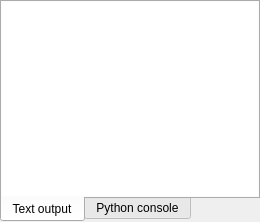
      <widget class="QWidget" name="main_console_tab">
       <attribute name="icon">
        <iconset resource="icons.qrc">
         <normaloff>:/Icons/icons/console.svg</normaloff>:/Icons/icons/console.svg</iconset>
       </attribute>
       <attribute name="title">
        <string>Console</string>
       </attribute>
       <layout class="QVBoxLayout" name="verticalLayout_22">
        <property name="leftMargin">
         <number>0</number>
        </property>
        <property name="topMargin">
         <number>0</number>
        </property>
        <property name="rightMargin">
         <number>0</number>
        </property>
        <property name="bottomMargin">
         <number>0</number>
        </property>
        <item>
         <widget class="QTabWidget" name="tabWidget_2">
          <property name="tabPosition">
           <enum>QTabWidget::South</enum>
          </property>
          <property name="currentIndex">
           <number>0</number>
          </property>
          <widget class="QWidget" name="tab_7">
           <attribute name="icon">
            <iconset resource="icons.qrc">
             <normaloff>:/Icons/icons/data.svg</normaloff>:/Icons/icons/data.svg</iconset>
           </attribute>
           <attribute name="title">
            <string>Text output</string>
           </attribute>
           <layout class="QVBoxLayout" name="verticalLayout_28">
            <property name="leftMargin">
             <number>0</number>
            </property>
            <property name="topMargin">
             <number>0</number>
            </property>
            <property name="rightMargin">
             <number>0</number>
            </property>
            <property name="bottomMargin">
             <number>0</number>
            </property>
            <item>
             <widget class="QPlainTextEdit" name="outputTextEdit">
              <property name="palette">
               <palette>
                <active>
                 <colorrole role="WindowText">
                  <brush brushstyle="SolidPattern">
                   <color alpha="255">
                    <red>0</red>
                    <green>0</green>
                    <blue>0</blue>
                   </color>
                  </brush>
                 </colorrole>
                 <colorrole role="Button">
                  <brush brushstyle="SolidPattern">
                   <color alpha="255">
                    <red>255</red>
                    <green>255</green>
                    <blue>255</blue>
                   </color>
                  </brush>
                 </colorrole>
                 <colorrole role="Light">
                  <brush brushstyle="SolidPattern">
                   <color alpha="255">
                    <red>255</red>
                    <green>255</green>
                    <blue>255</blue>
                   </color>
                  </brush>
                 </colorrole>
                 <colorrole role="Midlight">
                  <brush brushstyle="SolidPattern">
                   <color alpha="255">
                    <red>255</red>
                    <green>255</green>
                    <blue>255</blue>
                   </color>
                  </brush>
                 </colorrole>
                 <colorrole role="Dark">
                  <brush brushstyle="SolidPattern">
                   <color alpha="255">
                    <red>127</red>
                    <green>127</green>
                    <blue>127</blue>
                   </color>
                  </brush>
                 </colorrole>
                 <colorrole role="Mid">
                  <brush brushstyle="SolidPattern">
                   <color alpha="255">
                    <red>170</red>
                    <green>170</green>
                    <blue>170</blue>
                   </color>
                  </brush>
                 </colorrole>
                 <colorrole role="Text">
                  <brush brushstyle="SolidPattern">
                   <color alpha="255">
                    <red>0</red>
                    <green>0</green>
                    <blue>0</blue>
                   </color>
                  </brush>
                 </colorrole>
                 <colorrole role="BrightText">
                  <brush brushstyle="SolidPattern">
                   <color alpha="255">
                    <red>255</red>
                    <green>255</green>
                    <blue>255</blue>
                   </color>
                  </brush>
                 </colorrole>
                 <colorrole role="ButtonText">
                  <brush brushstyle="SolidPattern">
                   <color alpha="255">
                    <red>0</red>
                    <green>0</green>
                    <blue>0</blue>
                   </color>
                  </brush>
                 </colorrole>
                 <colorrole role="Base">
                  <brush brushstyle="SolidPattern">
                   <color alpha="255">
                    <red>255</red>
                    <green>255</green>
                    <blue>255</blue>
                   </color>
                  </brush>
                 </colorrole>
                 <colorrole role="Window">
                  <brush brushstyle="SolidPattern">
                   <color alpha="255">
                    <red>255</red>
                    <green>255</green>
                    <blue>255</blue>
                   </color>
                  </brush>
                 </colorrole>
                 <colorrole role="Shadow">
                  <brush brushstyle="SolidPattern">
                   <color alpha="255">
                    <red>0</red>
                    <green>0</green>
                    <blue>0</blue>
                   </color>
                  </brush>
                 </colorrole>
                 <colorrole role="AlternateBase">
                  <brush brushstyle="SolidPattern">
                   <color alpha="255">
                    <red>255</red>
                    <green>255</green>
                    <blue>255</blue>
                   </color>
                  </brush>
                 </colorrole>
                 <colorrole role="ToolTipBase">
                  <brush brushstyle="SolidPattern">
                   <color alpha="255">
                    <red>255</red>
                    <green>255</green>
                    <blue>220</blue>
                   </color>
                  </brush>
                 </colorrole>
                 <colorrole role="ToolTipText">
                  <brush brushstyle="SolidPattern">
                   <color alpha="255">
                    <red>0</red>
                    <green>0</green>
                    <blue>0</blue>
                   </color>
                  </brush>
                 </colorrole>
                 <colorrole role="PlaceholderText">
                  <brush brushstyle="NoBrush">
                   <color alpha="128">
                    <red>0</red>
                    <green>0</green>
                    <blue>0</blue>
                   </color>
                  </brush>
                 </colorrole>
                </active>
                <inactive>
                 <colorrole role="WindowText">
                  <brush brushstyle="SolidPattern">
                   <color alpha="255">
                    <red>0</red>
                    <green>0</green>
                    <blue>0</blue>
                   </color>
                  </brush>
                 </colorrole>
                 <colorrole role="Button">
                  <brush brushstyle="SolidPattern">
                   <color alpha="255">
                    <red>255</red>
                    <green>255</green>
                    <blue>255</blue>
                   </color>
                  </brush>
                 </colorrole>
                 <colorrole role="Light">
                  <brush brushstyle="SolidPattern">
                   <color alpha="255">
                    <red>255</red>
                    <green>255</green>
                    <blue>255</blue>
                   </color>
                  </brush>
                 </colorrole>
                 <colorrole role="Midlight">
                  <brush brushstyle="SolidPattern">
                   <color alpha="255">
                    <red>255</red>
                    <green>255</green>
                    <blue>255</blue>
                   </color>
                  </brush>
                 </colorrole>
                 <colorrole role="Dark">
                  <brush brushstyle="SolidPattern">
                   <color alpha="255">
                    <red>127</red>
                    <green>127</green>
                    <blue>127</blue>
                   </color>
                  </brush>
                 </colorrole>
                 <colorrole role="Mid">
                  <brush brushstyle="SolidPattern">
                   <color alpha="255">
                    <red>170</red>
                    <green>170</green>
                    <blue>170</blue>
                   </color>
                  </brush>
                 </colorrole>
                 <colorrole role="Text">
                  <brush brushstyle="SolidPattern">
                   <color alpha="255">
                    <red>0</red>
                    <green>0</green>
                    <blue>0</blue>
                   </color>
                  </brush>
                 </colorrole>
                 <colorrole role="BrightText">
                  <brush brushstyle="SolidPattern">
                   <color alpha="255">
                    <red>255</red>
                    <green>255</green>
                    <blue>255</blue>
                   </color>
                  </brush>
                 </colorrole>
                 <colorrole role="ButtonText">
                  <brush brushstyle="SolidPattern">
                   <color alpha="255">
                    <red>0</red>
                    <green>0</green>
                    <blue>0</blue>
                   </color>
                  </brush>
                 </colorrole>
                 <colorrole role="Base">
                  <brush brushstyle="SolidPattern">
                   <color alpha="255">
                    <red>255</red>
                    <green>255</green>
                    <blue>255</blue>
                   </color>
                  </brush>
                 </colorrole>
                 <colorrole role="Window">
                  <brush brushstyle="SolidPattern">
                   <color alpha="255">
                    <red>255</red>
                    <green>255</green>
                    <blue>255</blue>
                   </color>
                  </brush>
                 </colorrole>
                 <colorrole role="Shadow">
                  <brush brushstyle="SolidPattern">
                   <color alpha="255">
                    <red>0</red>
                    <green>0</green>
                    <blue>0</blue>
                   </color>
                  </brush>
                 </colorrole>
                 <colorrole role="AlternateBase">
                  <brush brushstyle="SolidPattern">
                   <color alpha="255">
                    <red>255</red>
                    <green>255</green>
                    <blue>255</blue>
                   </color>
                  </brush>
                 </colorrole>
                 <colorrole role="ToolTipBase">
                  <brush brushstyle="SolidPattern">
                   <color alpha="255">
                    <red>255</red>
                    <green>255</green>
                    <blue>220</blue>
                   </color>
                  </brush>
                 </colorrole>
                 <colorrole role="ToolTipText">
                  <brush brushstyle="SolidPattern">
                   <color alpha="255">
                    <red>0</red>
                    <green>0</green>
                    <blue>0</blue>
                   </color>
                  </brush>
                 </colorrole>
                 <colorrole role="PlaceholderText">
                  <brush brushstyle="NoBrush">
                   <color alpha="128">
                    <red>0</red>
                    <green>0</green>
                    <blue>0</blue>
                   </color>
                  </brush>
                 </colorrole>
                </inactive>
                <disabled>
                 <colorrole role="WindowText">
                  <brush brushstyle="SolidPattern">
                   <color alpha="255">
                    <red>127</red>
                    <green>127</green>
                    <blue>127</blue>
                   </color>
                  </brush>
                 </colorrole>
                 <colorrole role="Button">
                  <brush brushstyle="SolidPattern">
                   <color alpha="255">
                    <red>255</red>
                    <green>255</green>
                    <blue>255</blue>
                   </color>
                  </brush>
                 </colorrole>
                 <colorrole role="Light">
                  <brush brushstyle="SolidPattern">
                   <color alpha="255">
                    <red>255</red>
                    <green>255</green>
                    <blue>255</blue>
                   </color>
                  </brush>
                 </colorrole>
                 <colorrole role="Midlight">
                  <brush brushstyle="SolidPattern">
                   <color alpha="255">
                    <red>255</red>
                    <green>255</green>
                    <blue>255</blue>
                   </color>
                  </brush>
                 </colorrole>
                 <colorrole role="Dark">
                  <brush brushstyle="SolidPattern">
                   <color alpha="255">
                    <red>127</red>
                    <green>127</green>
                    <blue>127</blue>
                   </color>
                  </brush>
                 </colorrole>
                 <colorrole role="Mid">
                  <brush brushstyle="SolidPattern">
                   <color alpha="255">
                    <red>170</red>
                    <green>170</green>
                    <blue>170</blue>
                   </color>
                  </brush>
                 </colorrole>
                 <colorrole role="Text">
                  <brush brushstyle="SolidPattern">
                   <color alpha="255">
                    <red>127</red>
                    <green>127</green>
                    <blue>127</blue>
                   </color>
                  </brush>
                 </colorrole>
                 <colorrole role="BrightText">
                  <brush brushstyle="SolidPattern">
                   <color alpha="255">
                    <red>255</red>
                    <green>255</green>
                    <blue>255</blue>
                   </color>
                  </brush>
                 </colorrole>
                 <colorrole role="ButtonText">
                  <brush brushstyle="SolidPattern">
                   <color alpha="255">
                    <red>127</red>
                    <green>127</green>
                    <blue>127</blue>
                   </color>
                  </brush>
                 </colorrole>
                 <colorrole role="Base">
                  <brush brushstyle="SolidPattern">
                   <color alpha="255">
                    <red>255</red>
                    <green>255</green>
                    <blue>255</blue>
                   </color>
                  </brush>
                 </colorrole>
                 <colorrole role="Window">
                  <brush brushstyle="SolidPattern">
                   <color alpha="255">
                    <red>255</red>
                    <green>255</green>
                    <blue>255</blue>
                   </color>
                  </brush>
                 </colorrole>
                 <colorrole role="Shadow">
                  <brush brushstyle="SolidPattern">
                   <color alpha="255">
                    <red>0</red>
                    <green>0</green>
                    <blue>0</blue>
                   </color>
                  </brush>
                 </colorrole>
                 <colorrole role="AlternateBase">
                  <brush brushstyle="SolidPattern">
                   <color alpha="255">
                    <red>255</red>
                    <green>255</green>
                    <blue>255</blue>
                   </color>
                  </brush>
                 </colorrole>
                 <colorrole role="ToolTipBase">
                  <brush brushstyle="SolidPattern">
                   <color alpha="255">
                    <red>255</red>
                    <green>255</green>
                    <blue>220</blue>
                   </color>
                  </brush>
                 </colorrole>
                 <colorrole role="ToolTipText">
                  <brush brushstyle="SolidPattern">
                   <color alpha="255">
                    <red>0</red>
                    <green>0</green>
                    <blue>0</blue>
                   </color>
                  </brush>
                 </colorrole>
                 <colorrole role="PlaceholderText">
                  <brush brushstyle="NoBrush">
                   <color alpha="128">
                    <red>0</red>
                    <green>0</green>
                    <blue>0</blue>
                   </color>
                  </brush>
                 </colorrole>
                </disabled>
               </palette>
              </property>
              <property name="font">
               <font>
                <family>Cousine</family>
                <pointsize>9</pointsize>
               </font>
              </property>
              <property name="frameShape">
               <enum>QFrame::NoFrame</enum>
              </property>
              <property name="lineWrapMode">
               <enum>QPlainTextEdit::NoWrap</enum>
              </property>
              <property name="plainText">
               <string notr="true"/>
              </property>
              <property name="textInteractionFlags">
               <set>Qt::LinksAccessibleByMouse|Qt::TextEditable|Qt::TextEditorInteraction|Qt::TextSelectableByKeyboard|Qt::TextSelectableByMouse</set>
              </property>
             </widget>
            </item>
           </layout>
          </widget>
          <widget class="QWidget" name="pythonConsoleTab">
           <attribute name="icon">
            <iconset resource="icons.qrc">
             <normaloff>:/Icons/icons/console.svg</normaloff>:/Icons/icons/console.svg</iconset>
           </attribute>
           <attribute name="title">
            <string>Python console</string>
           </attribute>
           <layout class="QVBoxLayout" name="verticalLayout_33">
            <property name="leftMargin">
             <number>0</number>
            </property>
            <property name="topMargin">
             <number>0</number>
            </property>
            <property name="rightMargin">
             <number>0</number>
            </property>
            <property name="bottomMargin">
             <number>0</number>
            </property>
           </layout>
          </widget>
         </widget>
        </item>
       </layout>
      </widget>
